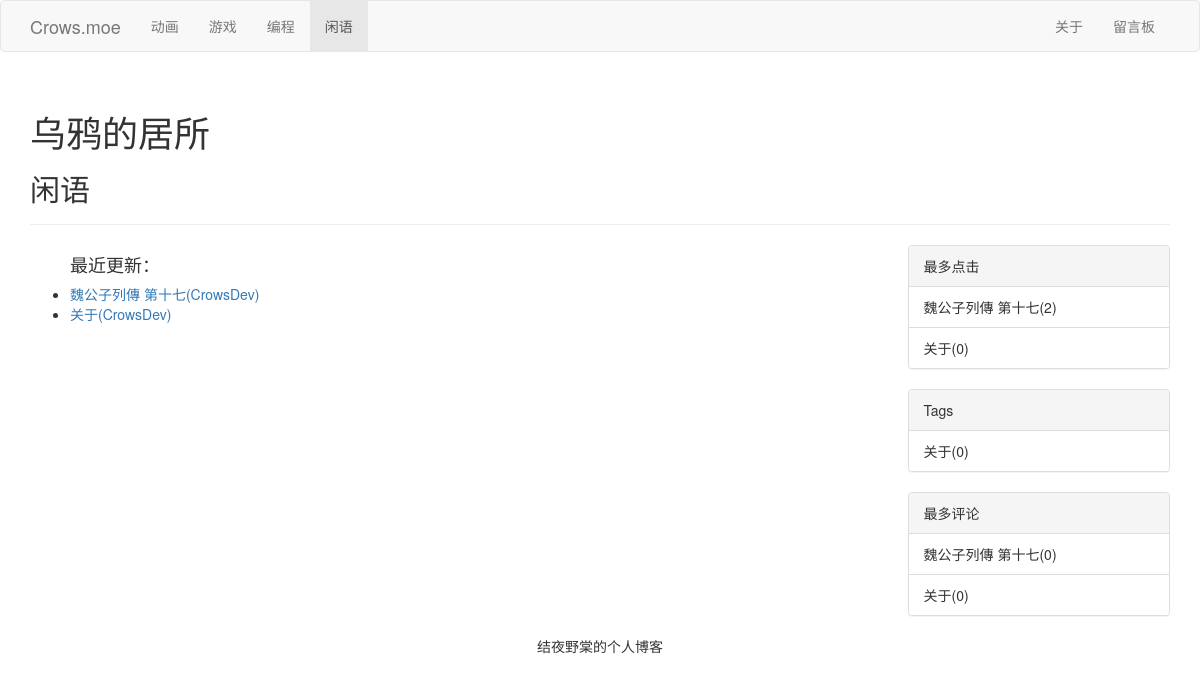
The app's page /blog/4/ with its own data.
### blog/models.py (models this page shows, shortened)
class Category(models.Model):
    category_name = models.CharField(max_length=30)
    clicks = models.IntegerField(default=0)

class Article(models.Model):
    title = models.CharField(max_length=100)
    author = models.ForeignKey(Author)
    category = models.ForeignKey(Category)
    tags = models.ManyToManyField(Tag, blank=True)
    publish_time = models.DateTimeField(auto_now_add=True)
    last_update_time = models.DateField(auto_now=True)
    text = models.TextField()
    comments = models.ManyToManyField(Comment, blank=True)
    comments_count = models.IntegerField(default=0)
    clicks = models.IntegerField(default=0)

class Author(models.Model):
    name = models.CharField(max_length=30)
    email = models.EmailField()
    def __str__(self):
        return self.name

class Tag(models.Model):
    tag_name = models.CharField(max_length=30)
    clicks = models.IntegerField(default=0)
    category = models.ForeignKey(Category, null=True)

### blog/views.py (the view)
# urls.py: url(r'^(?P<category_id>\d+)/$', views.category_view, name='category'),
def category_view(request, category_id):
    _category = get_object_or_404(Category, pk=category_id)
    category_list = Category.objects.all()
    sbd = SidebarData()
    content = sbd.gather_data(_category)
    _category.clicks += 1
    content.update({'category': _category, 'category_list': category_list})
    return render(request, 'blog/category.html', content)

### blog/templatetags/blog_filter.py (called while the page is built)
@register.filter()
def article_cmt_count(article):
    return article.comments.count()

### blog/templates/blog/category.html (shortened to what this page needs)
{% extends 'blog/base_blog.html' %}
{% block nav_var_left %}
  {% for category_item in category_list %}
    {% ifequal category_item.id category.id %}
      <li class="active"><a href="{% url 'blog:category' category_item.id %}">
        {{ category_item.category_name }}</a></li>
    {% else %}
      <li><a href="{% url 'blog:category' category_item.id %}">
        {{ category_item.category_name }}</a></li>
    {% endifequal %}
  {% endfor %}
{% endblock %}
{% block top_banner %}
  <h1>乌鸦的居所</h1>
  <h2>{{ category.category_name }}</h2>
{% endblock %}
{% block main_area %}
  {% if category %}
    {% if recent_update %}
      <ul><h4>最近更新：</h4>
        {% for article in recent_update %}
          <li><a href="{% url 'blog:article' article.id %}">{{ article.title }}({{ article.author }})</a></li>
        {% endfor %}
      </ul>
    {% else %}
      <h4>暂时还没有文章，敬请期待</h4>
    {% endif %}
  {% else %}
    <h1>未找到相应的分类</h1>
  {% endif %}
{% endblock %}
{% block footer %}
  <p class="text-center">结夜野棠的个人博客</p>
{% endblock %}

### blog/templates/blog/base_blog.html (shortened to what this page needs)
{% extends 'common/base_navbar.html' %}
{% block content %}
  <div class="container">
    <div class="page-header">
      {% block top_banner %}
      {% endblock %}
    </div>
    <div class="row">
      <div class="col-sm-9 col-xs-12">
        {% block main_area %}
        {% endblock %}
      </div>
      <div class="col-sm-3 hidden-xs">
        {% block sidebar_right %}
          {% if most_clicks_articles %}
            <div class="panel panel-default pan">
              <div class="panel-heading">最多点击</div>
              <ul class="list-group">
                {% for article in most_clicks_articles %}
                  <li class="list-group-item">{{ article.title }}({{ article.clicks }})</li>
                {% endfor %}
              </ul>
            </div>
          {% endif %}
          {% if most_clicks_tags %}
            <div class="panel panel-default pan">
              <div class="panel-heading">Tags</div>
              <ul class="list-group">
                {% for tag in most_clicks_tags %}
                  <li class="list-group-item">{{ tag.tag_name }}({{ tag.clicks }})</li>
                {% endfor %}
              </ul>
            </div>
          {% endif %}
          {% if most_commented %}
            <div class="panel panel-default pan">
              <div class="panel-heading">最多评论</div>
              <ul class="list-group">
                {% for article in most_commented %}
                  {% load blog_filter %}
                  <li class="list-group-item">{{ article.title }}({{ article | article_cmt_count }})</li>
                {% endfor %}
              </ul>
            </div>
          {% endif %}
          {% block recent_update_area %}
            {% if recent_update %}
                  {% for article in recent_update %}
                    {% load blog_filter %}
                  {% endfor %}
            {% endif %}
          {% endblock %}
        {% endblock %}
      </div>
    </div>
    <div>
      {% block footer %}
      {% endblock %}
    </div>
  </div>
{% endblock %}

### records on screen
Category: category_name "动画"
Category: category_name "游戏"
Category: category_name "编程"
Category: category_name "闲语"
Article: title "魏公子列傳 第十七", author "CrowsDev", clicks "2", id "0"
Article: title "关于", author "CrowsDev", clicks "0", id "0"
Tag: tag_name "关于", clicks "0"
